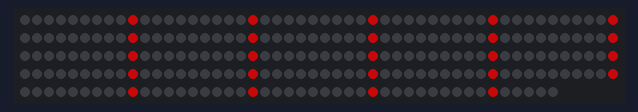
Recording of a sketch running on a simulated ESP8266 (NodeMCU). Parts: 245 RGB LEDs in strip order, left to right, continuing on the next row. Dim RGB values are drawn brighter than linear; random numbers use the default seed unless the sketch sets one.

Above: at 3.17 s.
At 13.36 s:
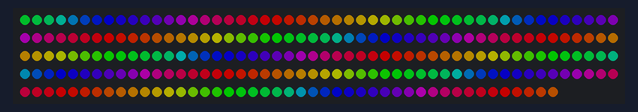
At 16.51 s:
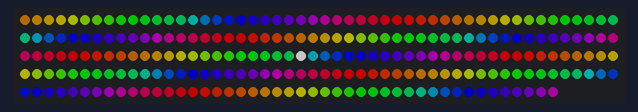
At 21.44 s:
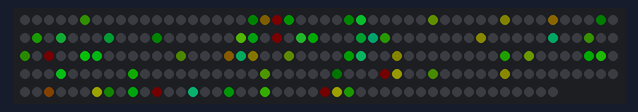
At 31.07 s:
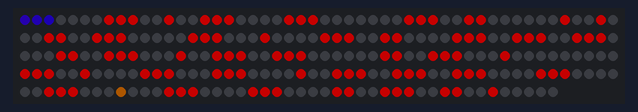
At 39.76 s:
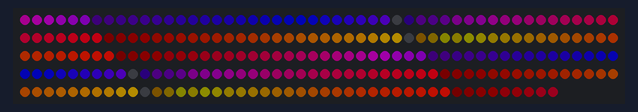

The sketch:

mask.ino
```cpp
/**
 *
 * More information: https://blog.abluestar.com/projects/2016-blinky-the-fox-head-mask
 */
#include "FastLED.h"

FASTLED_USING_NAMESPACE

#if defined(FASTLED_VERSION) && (FASTLED_VERSION < 3001000)
#warning "Requires FastLED 3.1 or later; check github for latest code."
#endif

#define DATA_PIN D4
//#define CLK_PIN   4
#define LED_TYPE WS2811
#define COLOR_ORDER GRB
#define NUM_LEDS 245
CRGB leds[NUM_LEDS];

#define BRIGHTNESS 96
#define FRAMES_PER_SECOND 120

void setup()
{
    delay(3000); // 3 second delay for recovery

    // tell FastLED about the LED strip configuration
    FastLED.addLeds<LED_TYPE, DATA_PIN, COLOR_ORDER>(leds, NUM_LEDS).setCorrection(TypicalLEDStrip);
    //FastLED.addLeds<LED_TYPE,DATA_PIN,CLK_PIN,COLOR_ORDER>(leds, NUM_LEDS).setCorrection(TypicalLEDStrip);

    // set master brightness control
    FastLED.setBrightness(BRIGHTNESS);
}

// List of patterns to cycle through.  Each is defined as a separate function below.
typedef void (*SimplePatternList[])();
SimplePatternList gPatterns = { theaderChase, bpm, rainbowWithGlitter, confetti, bpm, sticks };

uint8_t gCurrentPatternNumber = 0; // Index number of which pattern is current
uint8_t gHue = 0; // rotating "base color" used by many of the patterns

void loop()
{
    // Call the current pattern function once, updating the 'leds' array
    gPatterns[gCurrentPatternNumber]();

    // send the 'leds' array out to the actual LED strip
    FastLED.show();
    // insert a delay to keep the framerate modest
    FastLED.delay(1000 / FRAMES_PER_SECOND);

    // do some periodic updates
    EVERY_N_MILLISECONDS(10) { gHue++; } // slowly cycle the "base color" through the rainbow
    EVERY_N_SECONDS(5) { nextPattern(); } // change patterns periodically
}

#define ARRAY_SIZE(A) (sizeof(A) / sizeof((A)[0]))

void nextPattern()
{
    // add one to the current pattern number, and wrap around at the end
    gCurrentPatternNumber = (gCurrentPatternNumber + 1) % ARRAY_SIZE(gPatterns);
}

void rainbow()
{
    // FastLED's built-in rainbow generator
    fill_rainbow(leds, NUM_LEDS, gHue, 7);
}

void rainbowWithGlitter()
{
    // built-in FastLED rainbow, plus some random sparkly glitter
    rainbow();
    addGlitter(80);
}

void addGlitter(fract8 chanceOfGlitter)
{
    if (random8() < chanceOfGlitter) {
        leds[random16(NUM_LEDS)] += CRGB::White;
    }
}

void confetti()
{
    // random colored speckles that blink in and fade smoothly
    fadeToBlackBy(leds, NUM_LEDS, 10);
    int pos = random16(NUM_LEDS);
    leds[pos] += CHSV(gHue + random8(64), 200, 255);
}

void bpm()
{
    // colored stripes pulsing at a defined Beats-Per-Minute (BPM)
    uint8_t BeatsPerMinute = 62;
    CRGBPalette16 palette = PartyColors_p;
    uint8_t beat = beatsin8(BeatsPerMinute, 64, 255);
    for (int i = 0; i < NUM_LEDS; i++) { //9948
        leds[i] = ColorFromPalette(palette, gHue + (i * 2), beat - gHue + (i * 10));
    }
}

void sticks()
{
    int offset = random16(5, NUM_LEDS - 3);
    leds[offset - 3] = CRGB::Black;
    leds[offset - 2] = CRGB::Black;
    leds[offset - 1] = CRGB::Red;
    leds[offset + 0] = CRGB::Red;
    leds[offset + 1] = CRGB::Red;
    leds[offset + 2] = CRGB::Black;
    leds[offset + 3] = CRGB::Black;
}

void theaderChase()
{
    static int offset = 0;
    offset++;

    for (int i = 0; i < NUM_LEDS; i++) {
        if ((i + offset) % 10 == 0) {
            // Turn every third LED on
            leds[i] = CHSV(gHue, 200, 255);
        } else {
            leds[i] = CRGB::Black;
        }
    }
}
```
